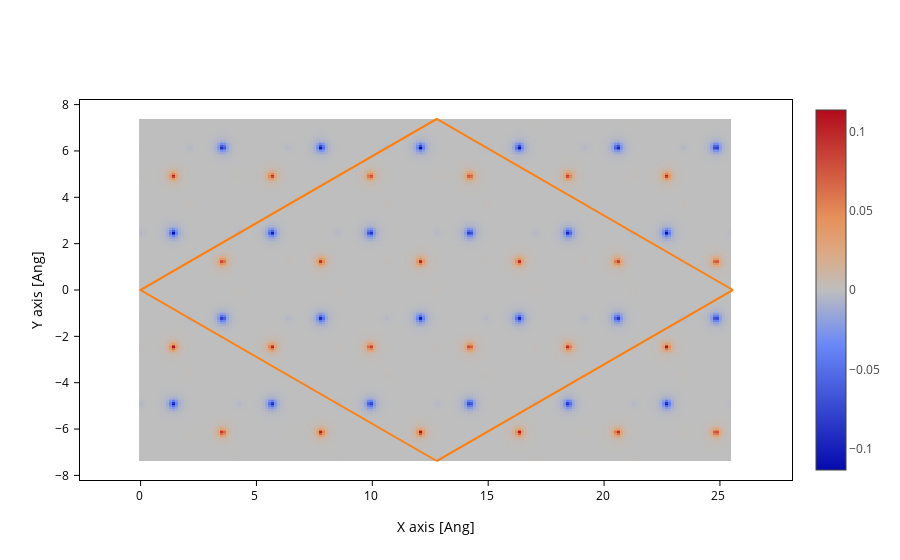

Notebook code cell kept with this figure:
### Code cell
grid.plot(axes="xy")

### Figure 1 — Plotly figure (JSON) as saved in the notebook; plotly's stock layout.template omitted (floating-point values rounded to 4 significant figures; data arrays with more than 128 entries replaced by an {"elided": "..."} marker saying what was removed)
{"data": [{"coloraxis": "coloraxis", "meta": {}, "opacity": 1, "type": "heatmap", "x": {"elided": "197 float values"}, "y": {"elided": "197 float values"}, "z": {"elided": "197x197 float values"}, "zsmooth": false}, {"meta": {}, "mode": "lines", "name": "Unit cell", "type": "scatter", "x": [0.0, 12.78, 25.56, 25.56, 12.78, 12.78, NaN, 12.78, 0.0, 0.0, 12.78, 12.78, 0.0, NaN, 25.56, 12.78, NaN, 25.56, 12.78], "y": [0.0, 7.379, 0.0, 0.0, 7.379, 7.379, NaN, 7.379, 0.0, 0.0, -7.379, -7.379, 0.0, NaN, 0.0, -7.379, NaN, 0.0, -7.379]}], "layout": {"coloraxis": {"showscale": true}, "scene": {"aspectmode": "data", "xaxis": {"title": {"text": "X axis [Ang]"}}, "yaxis": {"title": {"text": "Y axis [Ang]"}}}, "xaxis": {"scaleanchor": "y", "scaleratio": 1, "title": {"text": "X axis [Ang]"}}, "yaxis": {"title": {"text": "Y axis [Ang]"}}}}
